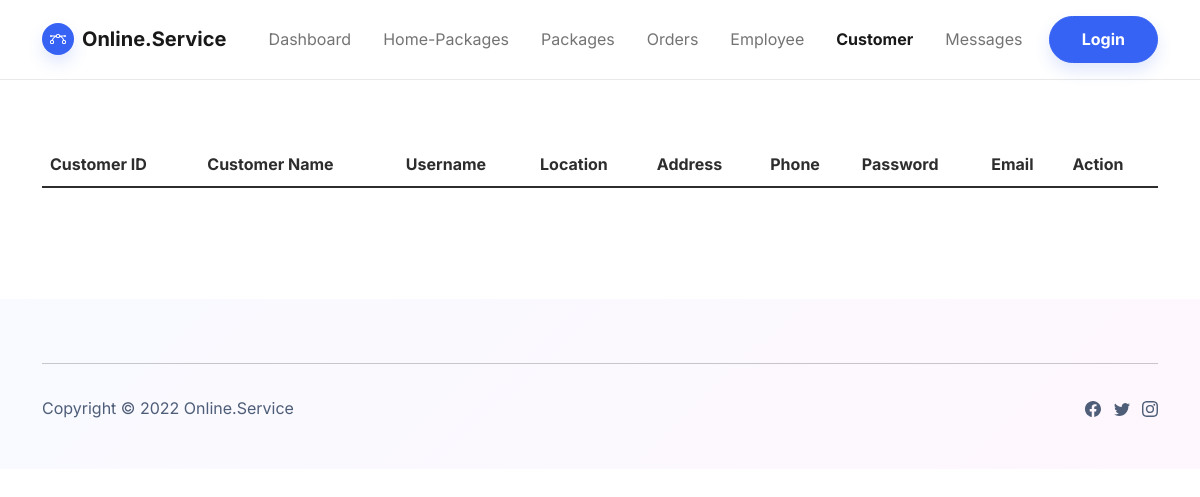
The app's page /customer_admin.php, older data.
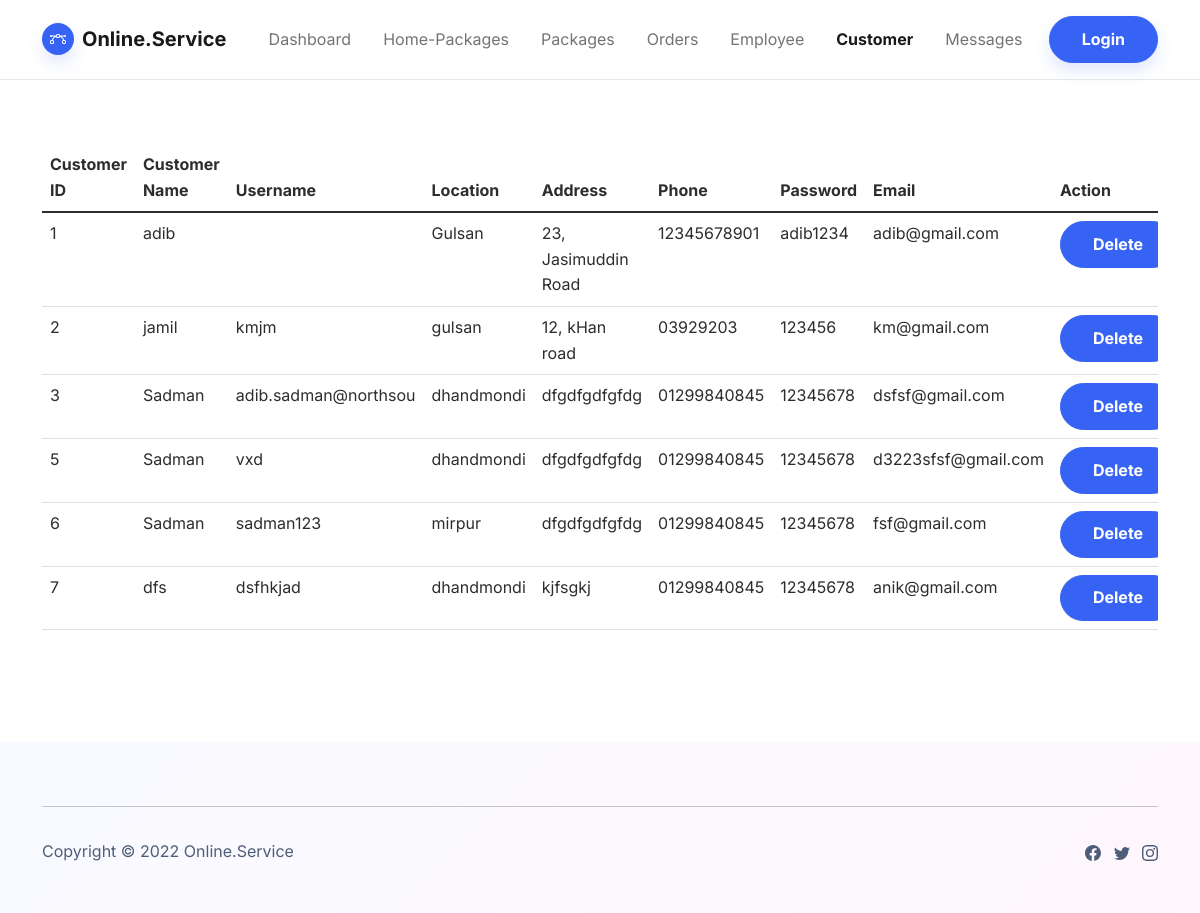
The same page, newer data.
### tables this page shows
CREATE TABLE `customer` (
  `customer_id` int(11) NOT NULL,
  `customer_name` varchar(20) NOT NULL,
  `username` varchar(20) DEFAULT NULL,
  `location` varchar(15) NOT NULL,
  `address` varchar(60) NOT NULL,
  `number` varchar(11) NOT NULL,
  `password` varchar(8) NOT NULL,
  `email` varchar(25) NOT NULL
);

### customer_admin.php (the view, shortened to what the changed rows need)
<!DOCTYPE html>
<html lang="en">
<head>
    <link rel="stylesheet" href="assets/bootstrap/css/bootstrap.min.css?h=88e3a007383196388a6d5b5eef85f893">
    <link rel="stylesheet" href="assets/css/Responsive-Form-1.css?h=c6261da663e77c52ac9a03330e69905e">
    <link rel="stylesheet" href="assets/css/Responsive-Form.css?h=89e4edcb6c3458a3d6646f0374cd4470">
</head>
<body style="/*background: url(&quot;design.jpg&quot;);*/background-position: 0 -60px;">
        <div class="container pt-4 pt-xl-5">
            <div class="row pt-5">
                <div class="col">
                    <div class="table-responsive">
                        <table class="table">
                            <thead>
                                <tr>
                                    <th>Customer ID</th>
                                    <th>Customer Name</th>
                                    <th>Username</th>
                                    <th>Location</th>
                                    <th>Address</th>
                                    <th>Phone</th>
                                    <th>Password</th>
                                    <th>Email </th>
                                    <th>Action</th>
                                </tr>
                            </thead>
                            <tbody>
                                <tr>
                                    <?php
                                    $link = mysqli_connect("localhost", "root", "", "online_service_agency");
                                    $query = "SELECT * FROM customer;";
                                        $result = mysqli_query($link, $query);
                                        if(mysqli_num_rows($result) > 0){
                                    while($row = mysqli_fetch_assoc($result)) {
                                    ?>
                                    <td><?php echo $row['customer_id']; ?></td>
                                    <td><?php echo $row['customer_name']; ?></td>
                                    <td><?php echo $row['username']; ?></td>
                                    <td><?php echo $row['location']; ?></td>
                                    <td><?php echo $row['address']; ?></td>
                                    <td><?php echo $row['number']; ?></td>
                                    <td><?php echo $row['password']; ?></td>
                                    <td><?php echo $row['email']; ?></td>
                                    <td><a href="delete_user.php?customer_id=<?php echo $row['customer_id']; ?>" class="btn btn-primary">Delete</a></td>
                                </tr>
                                <?php
                                }
                                        }
                                ?>
                            </tbody>
                        </table>
                    </div>
                </div>
            </div>
        </div>
</body>
</html>

Row changes from the older to the newer data that the page shows:
added customer: customer_id "1", customer_name "adib", location "Gulsan", address "23, Jasimuddin Road", number "12345678901", password "adib1234", email "adib@gmail.com"
added customer: customer_id "2", customer_name "jamil", username "kmjm", location "gulsan", address "12, kHan road", number "03929203", password "123456", email "km@gmail.com"
added customer: customer_id "3", customer_name "Sadman", username "adib.sadman@northsou", location "dhandmondi", address "dfgdfgdfgfdg", number "01299840845", password "12345678", email "dsfsf@gmail.com"
added customer: customer_id "5", customer_name "Sadman", username "vxd", location "dhandmondi", address "dfgdfgdfgfdg", number "01299840845", password "12345678", email "d3223sfsf@gmail.com"
added customer: customer_id "6", customer_name "Sadman", username "sadman123", location "mirpur", address "dfgdfgdfgfdg", number "01299840845", password "12345678", email "fsf@gmail.com"
added customer: customer_id "7", customer_name "dfs", username "dsfhkjad", location "dhandmondi", address "kjfsgkj", number "01299840845", password "12345678", email "anik@gmail.com"
